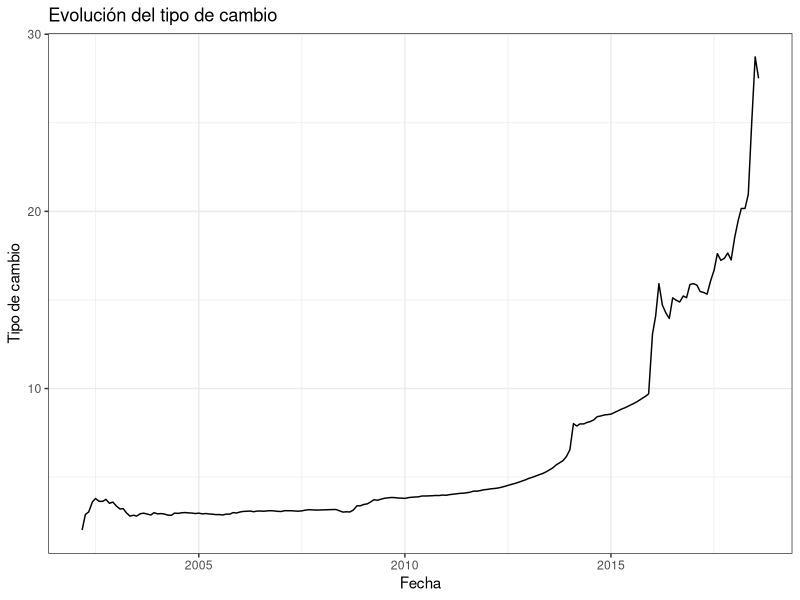
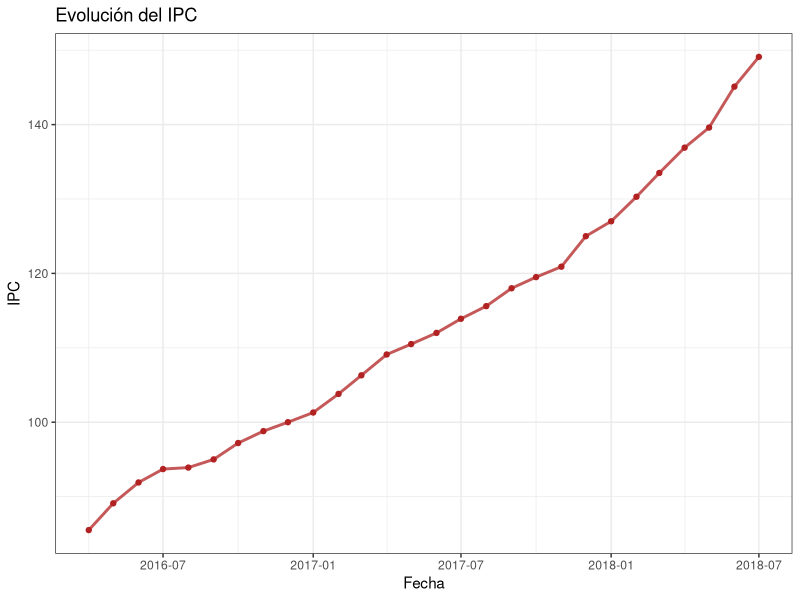
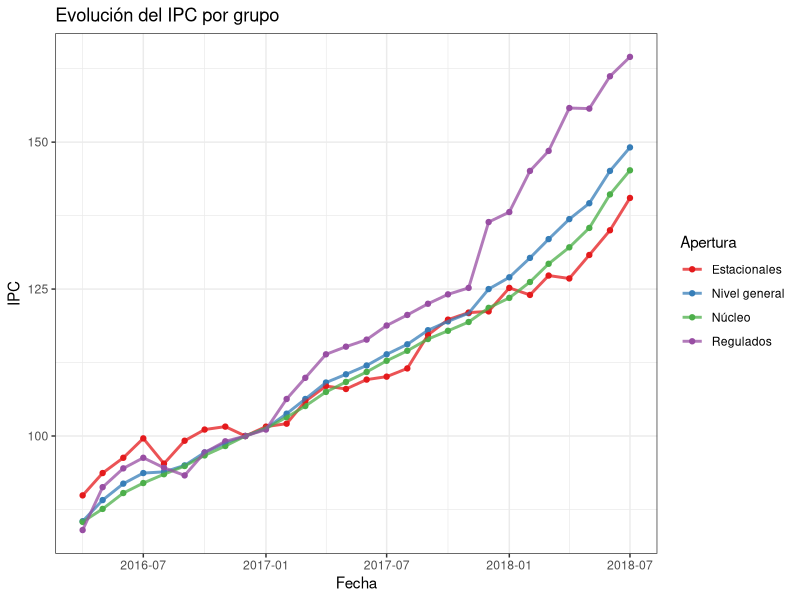
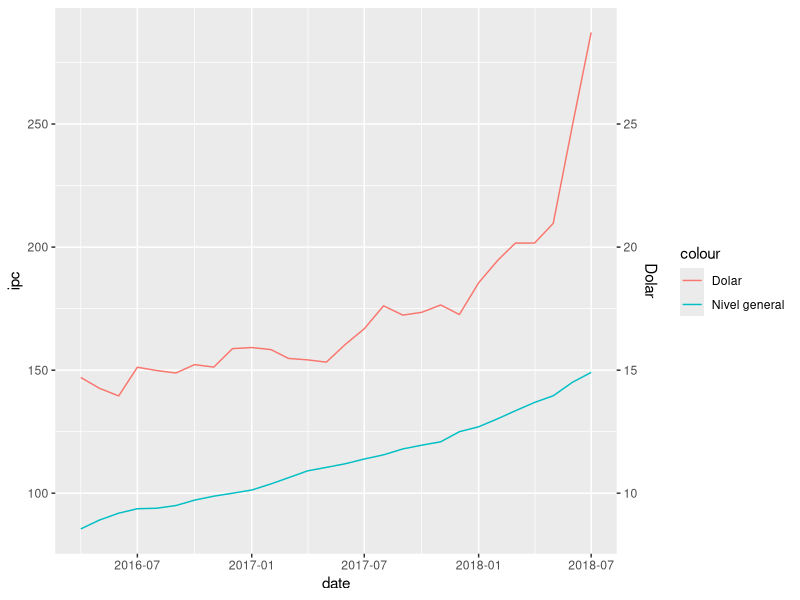
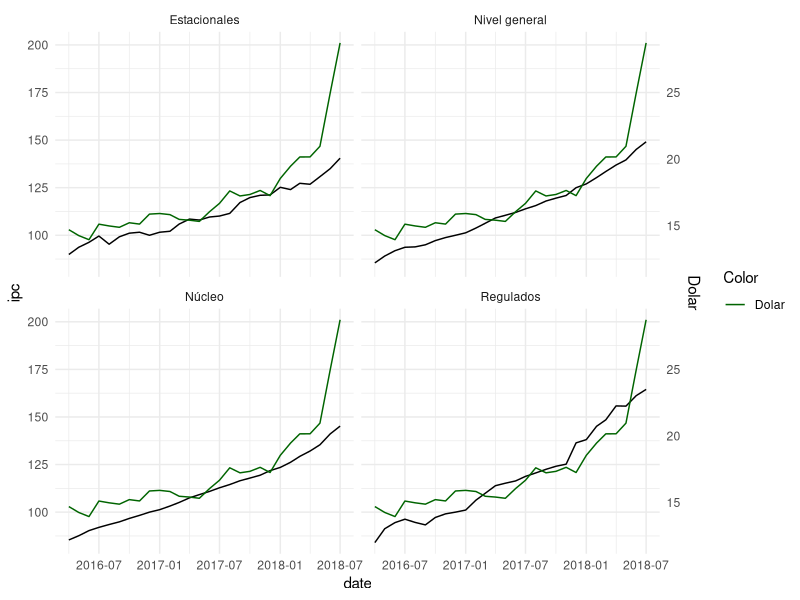

Write the R code that produced these figures, in order.
## ---- chunk 1
#Librerias
library(lubridate)
library(dplyr)
library(tidyr)
library(ggplot2)
## ---- chunk 2
ipc = read.csv('../Fuentes/ipc-mensual.csv')
dolar = read.csv('../Fuentes/dolar-diario.csv')
glimpse(ipc)
glimpse(dolar)
## ---- chunk 3
dolar = dolar %>% rename(tipo_cambio = Tipo.de.Cambio.de.Referencia...en.Pesos...por.Dólar)
## ---- chunk 4
dolar = dolar %>% mutate(date=dmy(Fecha), year=year(date), month=month(date),
                         day=day(date))
glimpse(dolar)
## ---- chunk 5
fecha_cotizacion= dolar%>% group_by(year,month) %>% 
  summarise(day=min(day))
## ---- chunk 6
dolar = dolar %>% inner_join(fecha_cotizacion, by=c('year', 'month', 'day')) %>% select(-c(Fecha, day))
## ---- chunk 7
ggplot(dolar, aes(x=date, y=tipo_cambio)) +
  geom_line() +
  labs(x="Fecha", y="Tipo de cambio", title="Evolución del tipo de cambio")+
  theme_bw()
## ---- chunk 8
ipc= ipc %>% gather(., key   = date, value = ipc, 2:29)
glimpse(ipc)
## ---- chunk 9
ipc= ipc %>% mutate(date=ymd(parse_date_time(date, orders = 'my')),
                    year=year(date), month=month(date))
## ---- chunk 10
ipc %>% filter(Apertura== "Nivel general") %>% 
ggplot(., aes(x= date, y = ipc, group = Apertura )) +
  geom_point(color="firebrick")+
  geom_line(size= 1,alpha=0.75, color = "firebrick")+
  labs(x="Fecha", y="IPC", title="Evolución del IPC")+
  theme_bw()

## ---- chunk 11
ggplot(ipc, aes(x= date, y = ipc, group = Apertura, color = Apertura )) +
  geom_point()+
  geom_line(size=1,alpha=0.75)+
  labs(x="Fecha", y="IPC", title="Evolución del IPC por grupo")+
  theme_bw()+
  scale_color_brewer(palette = "Set1")
## ---- chunk 12
ipc_dolar = ipc %>% inner_join(dolar, by=c('year', 'month'))
glimpse(ipc_dolar)
## ---- chunk 13
ipc_dolar = ipc_dolar %>% rename(date=date.x) %>% select(-date.y)
## ---- chunk 14
resumen=ipc_dolar %>% filter(Apertura=="Nivel general") %>%
              group_by(year) %>% 
              summarise(dolar_promedio=mean(tipo_cambio),
                        desvio_dolar=sd(tipo_cambio),
                        mediana_dolar=median(tipo_cambio),
                        rango_dolar=max(tipo_cambio)-min(tipo_cambio),
                        ipc_promedio=mean(ipc),
                        desvio_ipc=sd(ipc),
                        mediana_ipc=median(ipc),
                        rango_ipc=max(ipc)-min(ipc))

resumen
## ---- chunk 15
ggplot()+
  geom_line(data = ipc_dolar %>% filter(Apertura=="Nivel general"),aes(date,ipc, color ="Nivel general"))+
  geom_line(data = ipc_dolar,aes(date,tipo_cambio*10, color ="Dolar"))+
  scale_y_continuous(sec.axis = sec_axis(~.*.1, name = "Dolar"))

## ---- chunk 16
ggplot()+
  geom_line(data = ipc_dolar,aes(date,ipc))+
  geom_line(data = ipc_dolar,aes(date,tipo_cambio*7, color ="Dolar"))+
  scale_y_continuous(sec.axis = sec_axis(~./7, name = "Dolar"))+
  scale_colour_manual("Color",values=c("darkgreen"))+
  theme_minimal()+
  facet_wrap(.~Apertura)

